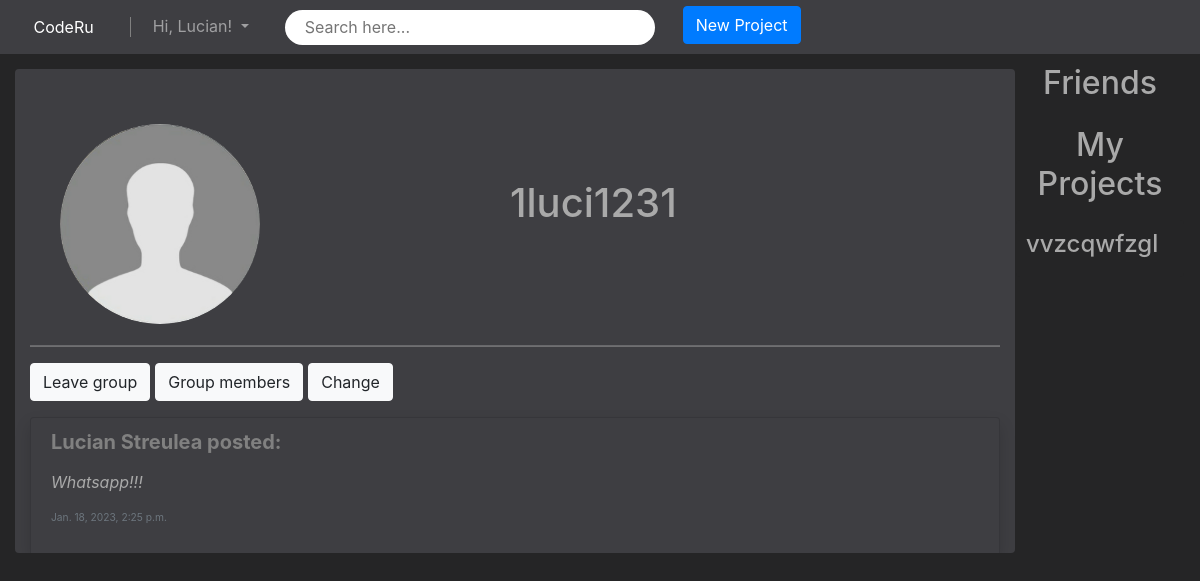
The app's page /group/1luci1231 (signed in), older data.
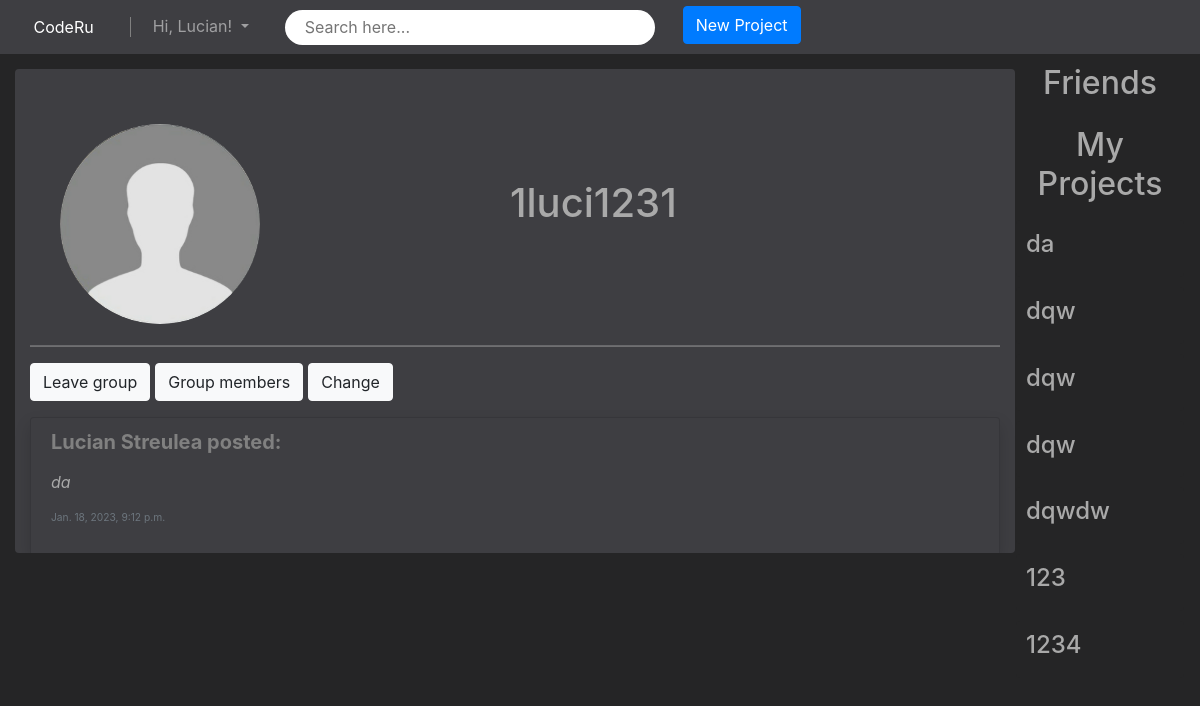
The same page, newer data.
### groups/models.py (models this page shows)
class GroupProfile(models.Model):
    name = models.TextField(default="Feed")
    group = models.OneToOneField(Group, on_delete=models.CASCADE)
    owner = models.ForeignKey(User, on_delete=models.CASCADE, null=True, blank=True)
    avatar = models.ImageField(default='avatar-default.png', blank=True)
    is_feed = models.BooleanField(default=False)
    description = models.TextField()

### posts/models.py (models this page shows)
class Post(models.Model):
    slug = models.SlugField()
    text = models.TextField()
    date = models.DateTimeField(default=timezone.now)
    host_group = models.ForeignKey(Group, on_delete=models.CASCADE, null=True, blank=True)
    owner = models.ForeignKey(User, on_delete=models.CASCADE, null=True, blank=True)
    media = models.FileField(blank=True)
    type = models.IntegerField(default=0, blank=False)
    likes = models.IntegerField(default=0, blank=False)

### projects/models.py (models this page shows)
class Project(models.Model):
    name = models.CharField(max_length=30)
    owner = models.ForeignKey(User, on_delete=models.CASCADE)

### groups/views.py (the view)
# urls.py: path('<group_name>', views.group_page, name="group_page"),
def group_page(request, group_name):
    group = Group.objects.get(name=group_name)
    user = User.objects.get(username=request.user.username)
    is_member = member(user, group)
    is_admin = admin(user, group)
    posts = Post.objects.filter(host_group=group).order_by('-date')
    change_form = ChangeGroupForm(initial={
        'name': group.name,
        'description': group.groupprofile.description,
        'media': group.groupprofile.avatar
    })
    return render(request, 'groups/group_page.html', {'group': group,
                                                      'posts': posts,
                                                      'is_member': is_member,
                                                      'is_admin': is_admin,
                                                      'change_form': change_form,
                                                      })

### groups/forms.py
class ChangeGroupForm(forms.ModelForm):
    description = forms.CharField(widget=forms.Textarea)
    media = forms.ImageField()
    class Meta:
        model = Group
        fields = ['name']

### groups/models.py (called while the page is built)
def is_member(user, group):
    return user.groups.filter(name=group.name).exists()

def is_admin(user, group):
    return group.user_set.filter(id=user.id).exists()

### groups/templates/groups/group_page.html (shortened to what this page needs)
{% extends 'base_layout.html' %}
{% load tz %}
{% block content %}
    <div class="row content">
        <div class="col-sm-12" style="background-color: #3e3e42; margin-top: 15px;margin-left: 15px; border-radius: 4px; overflow: auto; max-height: 910px">
            <div style="border-radius: 4px; overflow-y: auto; word-break: normal;" class="col-sm-12">
                <div class="container text-center">
                    <div class="row content" style="align-items: center">
                        <div style="border-radius: 4px; margin-top:50px;" class="col-sm-2 sidenav">
                            <img id = "{{ group.name }}" src="{{ group.groupprofile.avatar.url }}" height="200px" style="border-radius: 50%">
                        </div>
                        <div style="border-radius: 4px; margin-top:50px; height:210px; padding: 60px 0; word-break: normal;" class="col-sm-10 sidenav">
                            <h1 style="color: darkgray">{{ group.name }}</h1>
                        </div>
                    </div>
                </div>
            </div>
            <hr style="color: white">
            <form class = "site-form d-flex" method = "post" action = "{% url 'groups:enter_group' group_name=group.name %}" id = "enter-group">
                {% if is_member %}
                    <button type = "submit" class="btn btn-light" data-mdb-ripple-color="dark" form = "leave-group">Leave group</button>
                    <button style="margin-left: 5px" type="submit" class="btn btn-light" data-mdb-ripple-color="dark" form="group-members">Group members</button>
                {% else %}
                    <button type = "submit" class="btn btn-light" data-mdb-ripple-color="dark" form = "enter-group">Enter group</button>
                {% endif %}
                {% if is_admin %}
                    <button style="margin-left: 5px" type = "button" class="btn btn-light" data-mdb-ripple-color="dark" data-bs-toggle="modal" data-bs-target="#changeGroupModal">Change</button>
                {% endif %}
            </form>
                        <ul class="list-group shadow">
                {% for post in posts %}
                    <li class="list-group-item bg-blackk">
                        <div class="row" style="max-height: 200px">
                                <div class="col-md">
                                    <h5 class="mt-0 font-weight-bold mb-2" style="color: gray">
                                        <a style="color: gray" class = "text-gray" href="{% url 'accounts:user_account' username=post.owner.username %}">{{ post.owner.get_full_name }}</a>
                                        posted{% if post.host_group.groupprofile.name == "Feed"%}:
                                        {% else %} in <a style="color: darkgray" href="{% url "groups:group_page" group_name=post.host_group.name %}">{{ post.host_group.name }}</a>
                                        {% endif %}
                                    </h5>
                                    <p class="font-italic mb-0" style="word-wrap: break-word; color: darkgray" id="{{ post.slug }}text">
                                        {{ post.text|truncatechars:650 }}
                                    </p>
                                    <p p class = "small"><small class="text-muted">
                                        {{ post.date|timezone:"Europe/Bucharest" }}
                                    </small></p>
                                </div>
                        </div>
                    </li>
                {% endfor %}
            </ul>
        </div>
    </div>
{% endblock %}

### templates/base_layout.html (shortened to what this page needs)
{% load static %}
<html lang="">
    <head>
        <link href="https://cdn.jsdelivr.net/npm/bootstrap@5.1.3/dist/css/bootstrap.min.css" rel="stylesheet">
        <link rel="stylesheet" href="https://cdn.jsdelivr.net/npm/bootstrap@4.0.0/dist/css/bootstrap.min.css">
    </head>
    <body>
        <div class="container-fluid px-0 sticky-top">
            <nav class="navbar navbar-expand-sm navbar-dark py-0 px-0" style="background-color: #3e3e42">
                <a class="navbar-brand" href="{% url 'homepage' %}">&nbsp;&nbsp;&nbsp;CodeRu</a>
                <div class="collapse navbar-collapse" id="navbarNav">
                    <ul class="navbar-nav">
                        {% if request.user.is_authenticated %}
                            <li class="nav-item dropdown">
                                <a class="nav-link dropdown-toggle" href="#" id="navbarDropdown" role="button" data-bs-toggle="dropdown" aria-expanded="false">
                                    Hi, {{ request.user.first_name }}!
                                </a>
                            </li>
                            <li class="nav-item">
                                    <form class="search" method="post" action="{% url 'search:search'%}">
                                    <input class="search_input" type="text" name="text" placeholder="Search here...">
                                </form>
                            </li>
                            <li class="nav-item">
                                <button type="button" class="btn btn-primary" data-toggle="modal" data-target="#exampleModal" data-whatever="@getbootstrap">New Project</button>
                            </li>
                        {% else %}
                            <form class = "bagpl" action = "{% url 'accounts:login' %}" method="post">
                                {% csrf_token %}
                                {{ user_form }}
                                <input type = "submit" value = "Log In">
                            </form>
                        {% endif %}
                    </ul>
                </div>
            </nav>
        </div>
        <div class="container-fluid">
            <div style=" height: 92%;" class="row content">
                <div class="col-sm-10 ms-auto">
                    {% block content %}
                    {% endblock %}
                </div>
                {% if request.user.is_authenticated %}
                    <div style="border-radius: 4px; height: 100%; word-break: normal; margin-top: 10px;" class="col-sm-2">
                        <h2 style = "text-align: center; color: darkgray">Friends</h2>
                        <h2 style = "text-align: center; color: darkgray">My Projects</h2>
                        <ul class="friend-list clearfix" style="overflow: auto">
                            {% for project in request.user.project_set.all %}
                                <li style="border-radius: 4px">
                                    <a href="{% url 'project:det_project' slug=project.name %}" style="border-radius: 4px; background-color: #252526">
                                        <h4 style="color: darkgray">{{ project.name }}</h4>
                                    </a>
                                </li>
                            {% endfor %}
                        </ul>
                    </div>
                </div>
                {% endif %}
        </div>
    </body>
</html>

Row changes from the older to the newer data that the page shows:
removed Project: name "vvzcqwfzgl"
changed Post "Lucian Streulea": text "Whatsapp!!!" → "da"; date "Jan. 18, 2023, 2:25 p.m." → "Jan. 18, 2023, 9:12 p.m."
added Project: name "da"
added Project: name "dqw"
added Project: name "dqw"
added Project: name "dqw"
added Project: name "dqwdw"
added Project: name "123"
added Project: name "1234"
